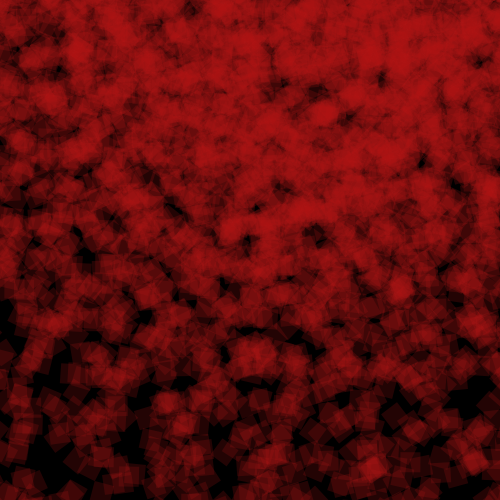
Frame 1 (no input)
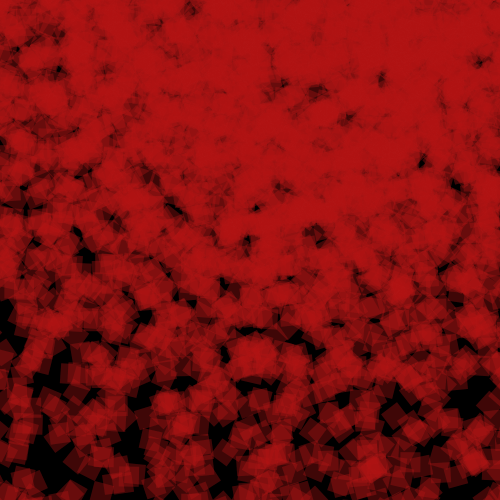
Frame 2 (the mouse pressed at the canvas centre, redrawn once)

The Processing sketch that drew these frames (run headless with seeded random() and noise(); the mouse was pressed at the canvas centre and the sketch redrawn once):

// Processing sketch: processing_83648
// ── processing_83648.pde

void setup()
{
  size(500,500);
  smooth();
  
  background(0);
  
}

void draw()
{
  for(int X=10; X<=500; X=X+20)
  for(int Y=10; Y<=500; Y=Y+20)
  { 
  
  translate(width/2,height/2);
  
  //rotation du carré
  for(int i=1; i<=20; i=i+1)
  {
  noStroke();
  fill(180,20,20,50);
  
  rotate(PI/i);
  rect(X,Y,20,20);
  }
   
  }
  
  noLoop();
  
}
